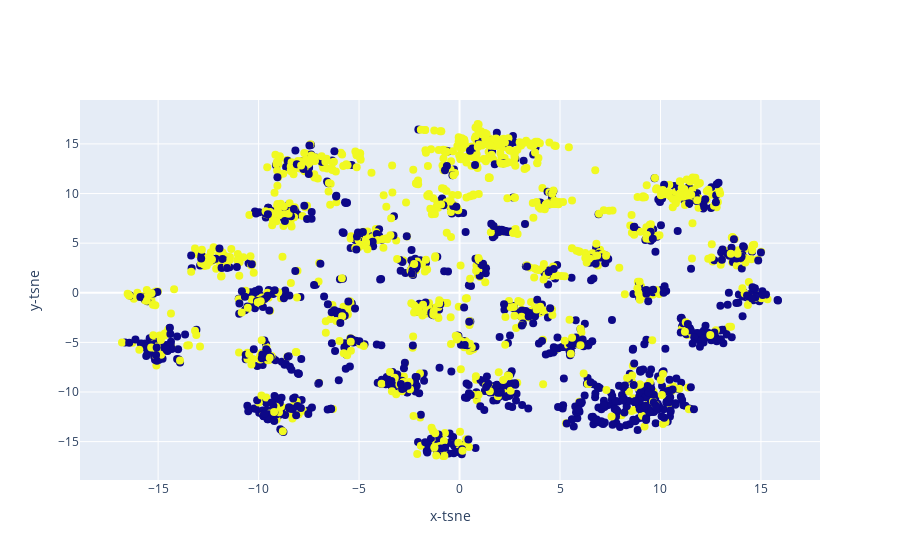

Notebook source saved alongside this figure:
### Code cell
from sklearn.manifold import TSNE

tsne = TSNE(n_components=2, verbose=1, perplexity=40, n_iter=300)
tsne_results = tsne.fit_transform(X)

fig = {
    "data": [
        {
            "x": tsne_results[:, 0],
            "y": tsne_results[:, 1],
            "mode": "markers",
            "marker": {"size": 8, "color": y}
        }
    ],
    "layout": {
        "xaxis": {"title": "x-tsne"},
        "yaxis": {"title": "y-tsne"}
    }
}

py.iplot(fig, filename="test-graph2")

### Figure 1 — Plotly figure (JSON) as saved in the notebook; plotly's stock layout.template omitted (floating-point values rounded to 4 significant figures; data arrays with more than 128 entries replaced by an {"elided": "..."} marker saying what was removed)
{"data": [{"marker": {"color": {"elided": "2365 int values"}, "size": 8}, "mode": "markers", "type": "scatter", "x": {"elided": "2365 float values"}, "y": {"elided": "2365 float values"}}], "layout": {"xaxis": {"title": {"text": "x-tsne"}}, "yaxis": {"title": {"text": "y-tsne"}}}}
